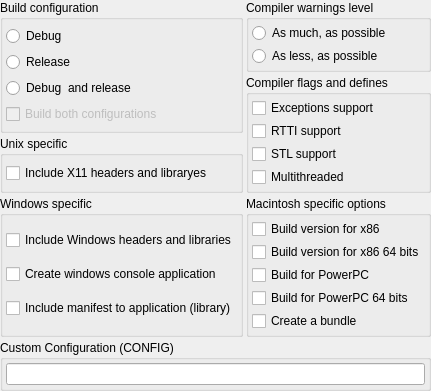
     <widget class="QWidget" name="wCompilerSettings">
      <layout class="QGridLayout" name="gridLayout_4">
       <property name="margin">
        <number>0</number>
       </property>
       <property name="spacing">
        <number>3</number>
       </property>
       <item row="0" column="0" rowspan="2">
        <widget class="QGroupBox" name="gbBuildType">
         <property name="title">
          <string>Build configuration</string>
         </property>
         <layout class="QVBoxLayout" name="verticalLayout_3">
          <property name="spacing">
           <number>3</number>
          </property>
          <property name="margin">
           <number>3</number>
          </property>
          <item>
           <widget class="QRadioButton" name="rbDebug">
            <property name="statusTip">
             <string>debug</string>
            </property>
            <property name="text">
             <string>Debug</string>
            </property>
           </widget>
          </item>
          <item>
           <widget class="QRadioButton" name="rbRelease">
            <property name="statusTip">
             <string>release</string>
            </property>
            <property name="text">
             <string>Release</string>
            </property>
           </widget>
          </item>
          <item>
           <widget class="QRadioButton" name="rbDebugRelease">
            <property name="statusTip">
             <string>debug_and_release</string>
            </property>
            <property name="text">
             <string>Debug  and release</string>
            </property>
           </widget>
          </item>
          <item>
           <widget class="QCheckBox" name="cbBuildAll">
            <property name="enabled">
             <bool>false</bool>
            </property>
            <property name="statusTip">
             <string>build_all</string>
            </property>
            <property name="text">
             <string>Build both configurations</string>
            </property>
           </widget>
          </item>
         </layout>
        </widget>
       </item>
       <item row="0" column="1">
        <widget class="QGroupBox" name="gbWarnings">
         <property name="title">
          <string>Compiler warnings level</string>
         </property>
         <layout class="QVBoxLayout" name="verticalLayout_2">
          <property name="spacing">
           <number>3</number>
          </property>
          <property name="margin">
           <number>3</number>
          </property>
          <item>
           <widget class="QRadioButton" name="rbWarningOn">
            <property name="statusTip">
             <string>warn_on</string>
            </property>
            <property name="text">
             <string>As much, as possible</string>
            </property>
           </widget>
          </item>
          <item>
           <widget class="QRadioButton" name="rbWarningOff">
            <property name="statusTip">
             <string>warn_off</string>
            </property>
            <property name="text">
             <string>As less, as possible</string>
            </property>
           </widget>
          </item>
         </layout>
        </widget>
       </item>
       <item row="1" column="1" rowspan="2">
        <widget class="QGroupBox" name="gbCompilersFlags">
         <property name="title">
          <string>Compiler flags and defines</string>
         </property>
         <layout class="QVBoxLayout" name="verticalLayout_12">
          <property name="spacing">
           <number>3</number>
          </property>
          <property name="margin">
           <number>3</number>
          </property>
          <item>
           <widget class="QCheckBox" name="cbExceptions">
            <property name="statusTip">
             <string>exceptions</string>
            </property>
            <property name="text">
             <string>Exceptions support</string>
            </property>
           </widget>
          </item>
          <item>
           <widget class="QCheckBox" name="cbRtti">
            <property name="statusTip">
             <string>rtti</string>
            </property>
            <property name="text">
             <string>RTTI support</string>
            </property>
           </widget>
          </item>
          <item>
           <widget class="QCheckBox" name="cbStl">
            <property name="statusTip">
             <string>stl</string>
            </property>
            <property name="text">
             <string>STL support</string>
            </property>
           </widget>
          </item>
          <item>
           <widget class="QCheckBox" name="cbThread">
            <property name="statusTip">
             <string>thread</string>
            </property>
            <property name="text">
             <string>Multithreaded</string>
            </property>
           </widget>
          </item>
         </layout>
        </widget>
       </item>
       <item row="2" column="0">
        <widget class="QGroupBox" name="gbUnix">
         <property name="title">
          <string>Unix specific</string>
         </property>
         <layout class="QVBoxLayout" name="verticalLayout_13">
          <property name="spacing">
           <number>3</number>
          </property>
          <property name="margin">
           <number>3</number>
          </property>
          <item>
           <widget class="QCheckBox" name="cbX11">
            <property name="toolTip">
             <string>The target is a X11 application or library. The proper include paths and libraries will automatically be added to the project.</string>
            </property>
            <property name="statusTip">
             <string>x11</string>
            </property>
            <property name="text">
             <string>Include X11 headers and libraryes</string>
            </property>
           </widget>
          </item>
         </layout>
        </widget>
       </item>
       <item row="3" column="0">
        <widget class="QGroupBox" name="gbWindows">
         <property name="title">
          <string>Windows specific</string>
         </property>
         <layout class="QVBoxLayout" name="verticalLayout_14">
          <property name="spacing">
           <number>3</number>
          </property>
          <property name="margin">
           <number>3</number>
          </property>
          <item>
           <widget class="QCheckBox" name="cbWindows">
            <property name="statusTip">
             <string>windows</string>
            </property>
            <property name="text">
             <string>Include Windows headers and libraries</string>
            </property>
           </widget>
          </item>
          <item>
           <widget class="QCheckBox" name="cbConsole">
            <property name="statusTip">
             <string>console</string>
            </property>
            <property name="text">
             <string>Create windows console application</string>
            </property>
           </widget>
          </item>
          <item>
           <widget class="QCheckBox" name="cbManifest">
            <property name="text">
             <string>Include manifest to application (library)</string>
            </property>
           </widget>
          </item>
         </layout>
        </widget>
       </item>
       <item row="3" column="1">
        <widget class="QGroupBox" name="gbMac">
         <property name="title">
          <string>Macintosh specific options</string>
         </property>
         <layout class="QVBoxLayout" name="verticalLayout_8">
          <property name="spacing">
           <number>3</number>
          </property>
          <property name="margin">
           <number>3</number>
          </property>
          <item>
           <widget class="QCheckBox" name="cbX86">
            <property name="statusTip">
             <string>x86</string>
            </property>
            <property name="text">
             <string>Build version for x86</string>
            </property>
           </widget>
          </item>
          <item>
           <widget class="QCheckBox" name="cbX86_64">
            <property name="statusTip">
             <string>x86_64</string>
            </property>
            <property name="text">
             <string>Build version for x86 64 bits</string>
            </property>
           </widget>
          </item>
          <item>
           <widget class="QCheckBox" name="cbPpc">
            <property name="statusTip">
             <string>ppc</string>
            </property>
            <property name="text">
             <string>Build for PowerPC</string>
            </property>
           </widget>
          </item>
          <item>
           <widget class="QCheckBox" name="cbPpc64">
            <property name="statusTip">
             <string>ppc64</string>
            </property>
            <property name="text">
             <string>Build for PowerPC 64 bits</string>
            </property>
           </widget>
          </item>
          <item>
           <widget class="QCheckBox" name="cbBundle">
            <property name="text">
             <string>Create a bundle</string>
            </property>
           </widget>
          </item>
         </layout>
        </widget>
       </item>
       <item row="4" column="0" colspan="2">
        <widget class="QGroupBox" name="groupBox">
         <property name="title">
          <string>Custom Configuration (CONFIG)</string>
         </property>
         <layout class="QHBoxLayout" name="horizontalLayout_2">
          <property name="spacing">
           <number>3</number>
          </property>
          <property name="margin">
           <number>3</number>
          </property>
          <item>
           <widget class="QLineEdit" name="leCustomConfig"/>
          </item>
         </layout>
        </widget>
       </item>
      </layout>
     </widget>
